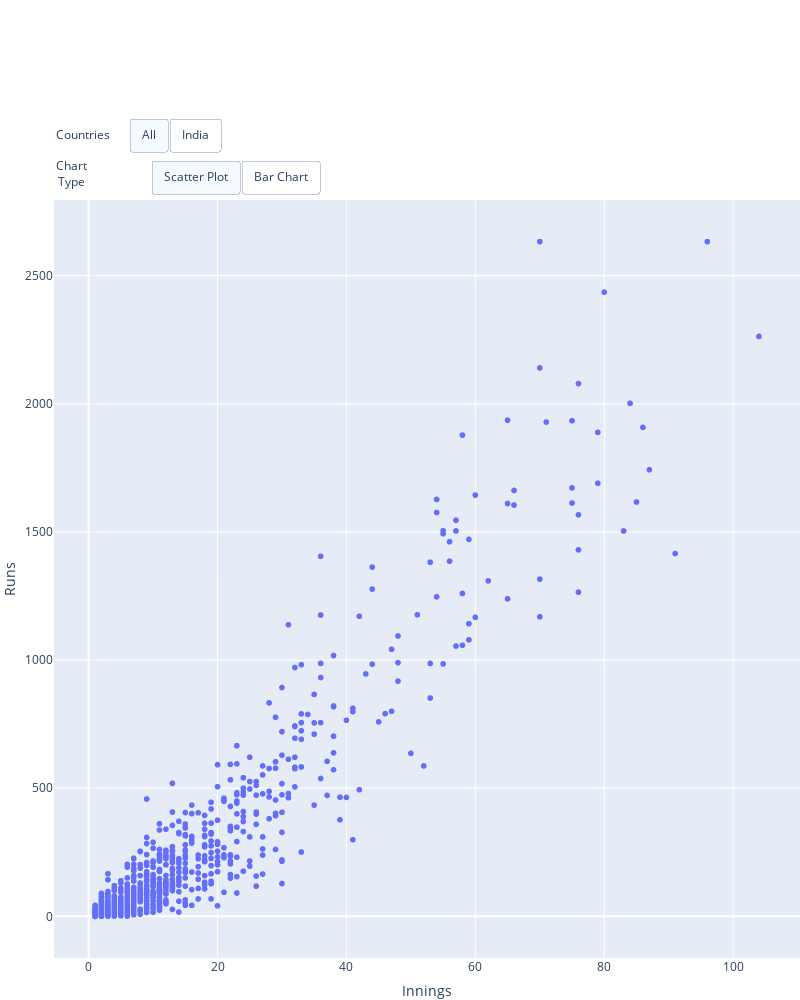

Source (notebook cell):
### Code cell
fig2 = px.scatter(cricket,\
                  x = "Innings",\
                  y = "Runs",\
                  hover_name = "Player",\
                  hover_data = ["Average", "Country"])

fig2.update_layout(
    width=800,
    height=1000,
    autosize=False,
    margin=dict(t=200, b=0, l=0, r=0),
)

df_india = cricket[cricket['Country'] == 'INDIA']

# button_layer_1_height = 1.08
button_layer_1_height = 1.12
button_layer_2_height = 1.065

fig2.update_layout(
    updatemenus=[
        dict(
            buttons=list([
                dict(
                    args = [{'x': [cricket['Innings']], 
                             'y': [cricket['Runs']]
                            }],
                    label = "All",
                    method = "update"
                ),
                dict(
                    args = [{'x': [df_india['Innings']], 
                             'y': [df_india['Runs']]
                            }],
                    label = "India",
                    method = "update"
                )
            ]),
            type = "buttons",
            direction="right",
            pad={"r": 9, "t": 9},
            showactive=True,
            x=0.1,
            xanchor="left",
            y=button_layer_1_height,
            yanchor="top"
        ),
        dict(
            buttons=list([
               dict(
                    args=["type", "scatter"],
                    label="Scatter Plot",
                    method="restyle"
                ),
                dict(
                    args=["type", "bar"],
                    label="Bar Chart",
                    method="restyle"
                )
            ]),
            type = "buttons",
            direction="right",
            pad={"r": 9, "t": 9},
            showactive=True,
            x=0.13,
            xanchor="left",
            y=button_layer_2_height,
            yanchor="top"
        ),
    ])

fig2.update_layout(
    annotations=[
        dict(text="Countries", x=0, xref="paper", y=1.1, yref="paper",
                             align="left", showarrow=False),
        dict(text="Chart<br>Type", x=0, xref="paper", y=1.06,
                             yref="paper", showarrow=False),
    ])

fig2.show()

### Figure 1 — Plotly figure (JSON) as saved in the notebook; plotly's stock layout.template omitted (floating-point values rounded to 4 significant figures; data arrays with more than 128 entries replaced by an {"elided": "..."} marker saying what was removed)
{"data": [{"customdata": {"elided": "1110x2 mixed values"}, "hovertemplate": "<b>%{hovertext}</b><br><br>Innings=%{x}<br>Runs=%{y}<br>Average=%{customdata[0]}<br>Country=%{customdata[1]}<extra></extra>", "hovertext": {"elided": "1110 str values"}, "legendgroup": "", "marker": {"color": "#636efa", "symbol": "circle"}, "mode": "markers", "name": "", "showlegend": false, "type": "scattergl", "x": {"elided": "1110 int values"}, "xaxis": "x", "y": {"elided": "1110 int values"}, "yaxis": "y"}], "layout": {"annotations": [{"align": "left", "showarrow": false, "text": "Countries", "x": 0, "xref": "paper", "y": 1.1, "yref": "paper"}, {"showarrow": false, "text": "Chart<br>Type", "x": 0, "xref": "paper", "y": 1.06, "yref": "paper"}], "autosize": false, "height": 1000, "legend": {"tracegroupgap": 0}, "margin": {"b": 0, "l": 0, "r": 0, "t": 200}, "updatemenus": [{"buttons": [{"args": [{"x": {"elided": "1x1110 int values"}, "y": {"elided": "1x1110 int values"}}], "label": "All", "method": "update"}, {"args": [{"x": [[96, 85, 66, 70, 51, 57, 11, 22, 9, 6, 25, 36, 3, 31, 27, 26, 13, 5, 24, 14, 18, 20, 18, 2, 9, 5, 4, 13, 3, 1, 12, 7, 3, 3, 1, 2, 2, 4, 2, 6, 9, 1, 2, 1, 1, 4, 5, 1, 1, 2, 3, 2, 1, 1, 2, 2, 1, 1, 1, 1, 1, 1, 1, 1, 1]], "y": [[2633, 1617, 1605, 2633, 1177, 1504, 123, 163, 23, 8, 310, 932, 4, 1138, 587, 399, 108, 28, 409, 172, 236, 375, 394, 20, 121, 26, 13, 226, 8, 1, 249, 68, 20, 7, 0, 3, 1, 101, 22, 122, 169, 2, 3, 2, 0, 64, 42, 10, 0, 15, 87, 35, 15, 0, 36, 12, 1, 1, 43, 38, 31, 19, 10, 5, 1]]}], "label": "India", "method": "update"}], "direction": "right", "pad": {"r": 9, "t": 9}, "showactive": true, "type": "buttons", "x": 0.1, "xanchor": "left", "y": 1.12, "yanchor": "top"}, {"buttons": [{"args": ["type", "scatter"], "label": "Scatter Plot", "method": "restyle"}, {"args": ["type", "bar"], "label": "Bar Chart", "method": "restyle"}], "direction": "right", "pad": {"r": 9, "t": 9}, "showactive": true, "type": "buttons", "x": 0.13, "xanchor": "left", "y": 1.065, "yanchor": "top"}], "width": 800, "xaxis": {"anchor": "y", "autorange": true, "domain": [0, 1], "range": [-5.371, 110.4], "title": {"text": "Innings"}, "type": "linear"}, "yaxis": {"anchor": "x", "autorange": true, "domain": [0, 1], "range": [-162.5, 2796.0], "title": {"text": "Runs"}, "type": "linear"}}}
